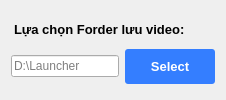
                      <widget class="QWidget" name="widget" native="true">
                       <layout class="QVBoxLayout" name="verticalLayout_9">
                        <property name="topMargin">
                         <number>1</number>
                        </property>
                        <property name="bottomMargin">
                         <number>10</number>
                        </property>
                        <item>
                         <widget class="QLabel" name="label_4">
                          <property name="sizePolicy">
                           <sizepolicy hsizetype="Preferred" vsizetype="Fixed">
                            <horstretch>0</horstretch>
                            <verstretch>0</verstretch>
                           </sizepolicy>
                          </property>
                          <property name="font">
                           <font>
                            <pointsize>10</pointsize>
                            <weight>75</weight>
                            <bold>true</bold>
                           </font>
                          </property>
                          <property name="styleSheet">
                           <string notr="true">margin: 15px 0px 0px 0px</string>
                          </property>
                          <property name="text">
                           <string>Lựa chọn Forder lưu video:</string>
                          </property>
                          <property name="scaledContents">
                           <bool>true</bool>
                          </property>
                         </widget>
                        </item>
                        <item>
                         <layout class="QHBoxLayout" name="horizontalLayout_3">
                          <item>
                           <widget class="QLineEdit" name="txtFolderSaveVideo">
                            <property name="placeholderText">
                             <string>D:\Launcher</string>
                            </property>
                           </widget>
                          </item>
                          <item>
                           <widget class="QPushButton" name="btnSelectFolder">
                            <property name="sizePolicy">
                             <sizepolicy hsizetype="Fixed" vsizetype="Fixed">
                              <horstretch>0</horstretch>
                              <verstretch>0</verstretch>
                             </sizepolicy>
                            </property>
                            <property name="font">
                             <font>
                              <pointsize>10</pointsize>
                              <weight>75</weight>
                              <bold>true</bold>
                             </font>
                            </property>
                            <property name="styleSheet">
                             <string notr="true">QPushButton {
    background-color: #347EFF; /* Màu xanh */
    color: white;              /* Chữ màu trắng */      
    font-weight: bold;         /* In đậm */
    border-radius: 3px;        /* Bo góc */
    padding: 6px 12px;         /* Khoảng cách lề */
    border: none;              /* Không viền */
 padding: 10px 25px 10px 25px; 
}

/* Khi hover */
QPushButton:hover {
    background-color: #286BE6; /* Màu xanh đậm hơn */
}

/* Khi nhấn */
QPushButton:pressed {
    background-color: #1F58C2; /* Màu xanh tối hơn khi nhấn */
}</string>
                            </property>
                            <property name="text">
                             <string>Select</string>
                            </property>
                           </widget>
                          </item>
                         </layout>
                        </item>
                       </layout>
                      </widget>
